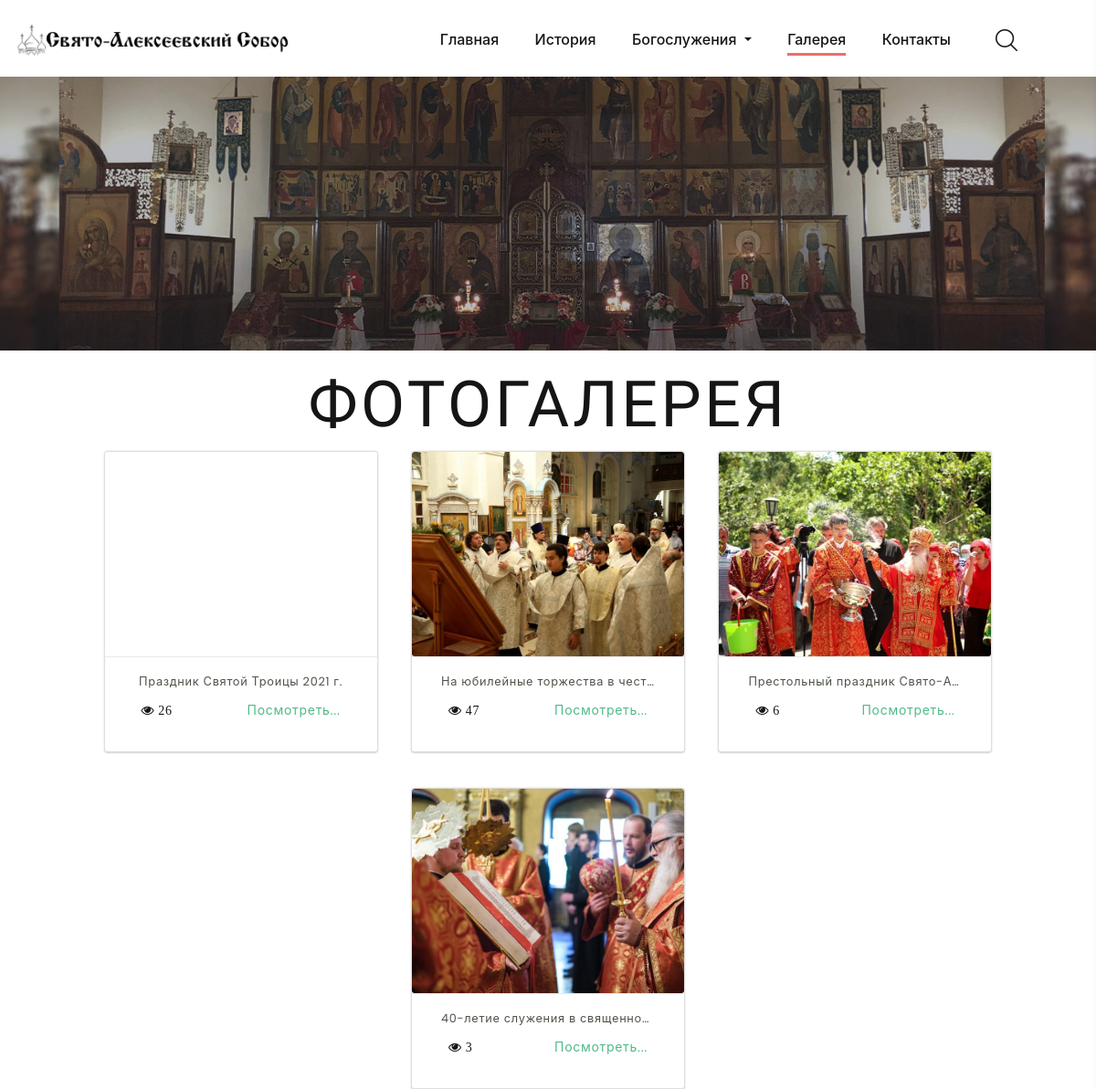
The page /gallery/ (upper part) on the database as committed earlier.
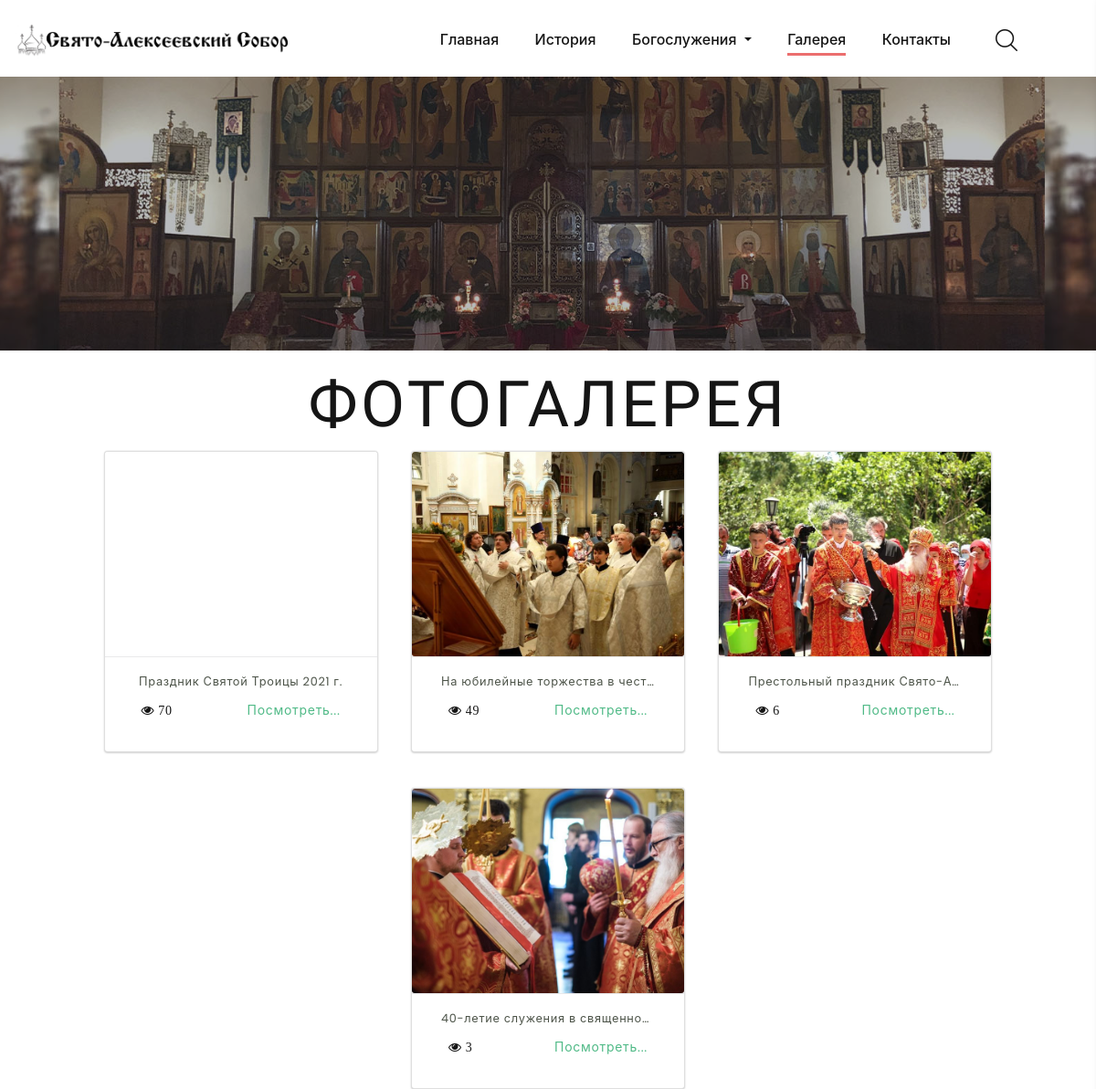
The same page on the database as committed later.
### main/models.py (models this page shows, shortened)
class News(models.Model):
    title = models.CharField("Заголовок", max_length=150)
    picture = models.ImageField("Картинка", upload_to="media/%Y/%m/%d/")
    content = models.TextField("Контент")
    date = models.DateField("Дата")
    is_published = models.BooleanField("Опубликовать", default=True)
    views = models.PositiveIntegerField("Просмотры", default=0)
    class Meta:
        verbose_name = "Новость"
        verbose_name_plural = "Новости"
        ordering = ['-date', 'is_published']

### main/views.py (the view)
# urls.py: path('gallery/', views.Gallery.as_view(), name="gallery"),
class Gallery(ListView):
    model = News
    paginate_by = 20
    template_name = "main/gallery.html"
    context_object_name = "post"
    def get_queryset(self):
        return News.objects.filter(is_published=True)

### main/templates/main/gallery.html (shortened to what this page needs)
{% extends 'base.html' %}
{% load static %}
{% load thumbnail %}
{% block nav_active %}
    <ul class="rd-navbar-nav">
        <li class="rd-nav-item"><a class="rd-nav-link" href="{% url 'index' %}">Главная</a>
        </li>
        <li class="rd-nav-item"><a class="rd-nav-link" href="{% url 'history' %}">История</a>
        </li>
        <li class="rd-nav-item dropdown">
            <a class="rd-nav-link dropdown-toggle" data-toggle="dropdown" href="#"
               role="button" aria-haspopup="true" aria-expanded="false">
                Богослужения
            </a>
        </li>
        <li class="rd-nav-item active"><a class="rd-nav-link" href="{% url 'gallery' %}">Галерея</a>
        </li>
        <li class="rd-nav-item"><a class="rd-nav-link" href="{% url 'contact' %}">Контакты</a></li>
    </ul>
{% endblock %}
{% block body %}
    <section class="breadcrumbs-custom-inset">
        <div class="breadcrumbs-custom context-dark bg-overlay-33">
            <div class="box-position" style="background-image: url({% static 'images/my/MainPicture2.jpg' %});"></div>
        </div>
    </section>
        <h2 class="mt-4">Фотогалерея</h2>
                {% for news in page_obj %}
                    {% if news.images.all %}
                        <div class="card">
                            <div class="card-img"
                                    {% thumbnail news.picture "370x307" crop="center" as im %}
                                 style="background-image:url({{ im.url }});">
                                    {% endthumbnail %}
                            </div>
                            <div class="card-content">
                                    <a href="{% url 'photo_gallery' news.pk %}">
                                        <p>{{ news.title }}</p></a>
                                <div class="justify-content-between m-2" style="display: flex">
                                        <span class="fa fa-eye"><span class="mx-1">{{ news.views }}</span></span>
                                        <a href="{% url 'photo_gallery' news.pk %}" class="">Посмотреть...</a>
                                </div>
                            </div>
                        </div>
                    {% endif %}
                {% endfor %}
{% endblock %}

### templates/base.html (shortened to what this page needs)
{% load static %}
<!DOCTYPE html>
<html class="wide wow-animation" lang="en">
<head>
    <link rel="stylesheet" href="{% static 'css/bootstrap.css' %}">
    <link rel="stylesheet" href="{% static 'css/fonts.css' %}">
    <link rel="stylesheet" href="{% static 'css/style.css' %}">
    <link rel="stylesheet" href="{% static 'css/mystyle.css' %}">
</head>
<body>
<div class="page">
    <header class="section page-header">
        <div class="rd-navbar-wrap">
            <nav class="rd-navbar rd-navbar-classic" data-layout="rd-navbar-fixed" data-sm-layout="rd-navbar-fixed"
                 data-md-layout="rd-navbar-fixed" data-md-device-layout="rd-navbar-fixed"
                 data-lg-layout="rd-navbar-static" data-lg-device-layout="rd-navbar-fixed"
                 data-xl-layout="rd-navbar-static" data-xl-device-layout="rd-navbar-static"
                 data-xxl-layout="rd-navbar-static" data-xxl-device-layout="rd-navbar-static"
                 data-lg-stick-up-offset="46px" data-xl-stick-up-offset="46px" data-xxl-stick-up-offset="46px"
                 data-lg-stick-up="true" data-xl-stick-up="true" data-xxl-stick-up="true">
                <div class="rd-navbar-main-outer">
                    <div class="rd-navbar-main">
                        <div class="rd-navbar-panel">
                            <div class="rd-navbar-brand"><a class="brand" href="{% url 'index' %}"><img
                                    src="{% static 'images/my/logo-big.png' %}" alt="" width="250" height="43"/></a>
                            </div>
                        </div>
                        <div class="rd-navbar-main-element">
                            <div class="rd-navbar-nav-wrap">
                                <div class="rd-navbar-search">
                                    <button class="rd-navbar-search-toggle"
                                            data-rd-navbar-toggle=".rd-navbar-search">
                                        <span></span></button>
                                </div>
                                {% block nav_active %}{% endblock %}
                            </div>
                        </div>
                    </div>
                </div>
            </nav>
        </div>
    </header>
    {% block body %}
    {% endblock %}
</div>
</body>
</html>

### templates/includes/footer.html (shortened to what this page needs)
{% load static %}

Rows that differ between the two databases and show on the page:
changed News "Праздник Святой Троицы 2021 г.": views "26" → "70"
changed News "На юбилейные торжества в чест…": views "47" → "49"
